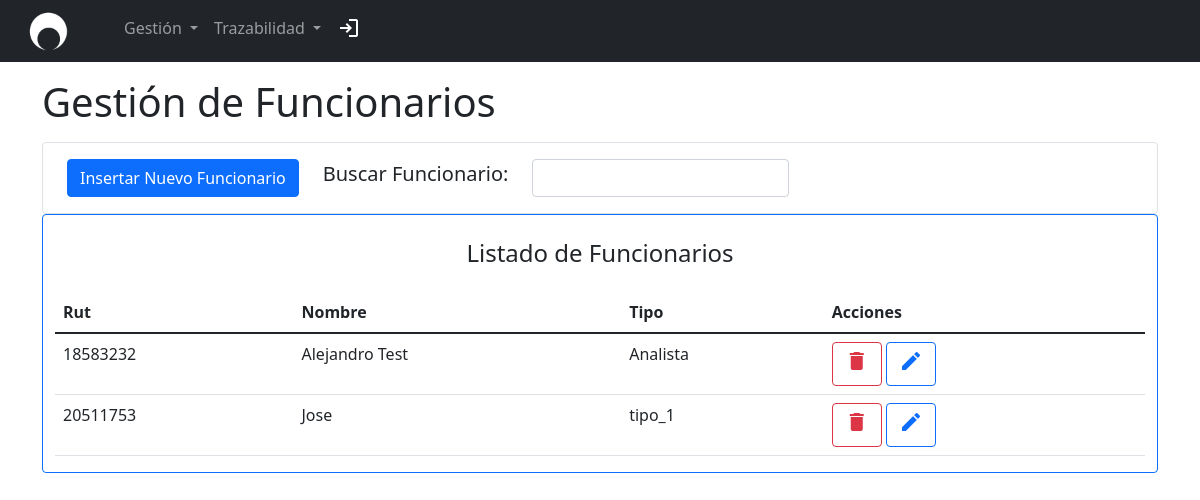
/prueba.php?p=gestion_funcionarios/gestion_funcionarios (signed in), run on the app's committed database.
### tables this page shows
CREATE TABLE `funcionarios` (
  `RUT_FUNCIONARIO` int(11) NOT NULL,
  `NOMBRE_FUNCIONARIO` varchar(30) DEFAULT NULL,
  `TIPO` varchar(30) DEFAULT NULL
);

### view/partials/gestion_funcionarios/gestion_funcionarios.php (the view, shortened to what this page needs)
<?php
require('conexion.php');
?>
<body>
    <div class="container-sm align-items-center">
        <h1 class="my-3">Gestión de Funcionarios</h1>
        <div class="container-sm d-flex align-items-center border border-primary-2 rounded py-3">
            <div class="container aling-self-center">
                <div class="row row-cols-auto d-flex align-items-center">
                    <div class="col">
                        <button type="button" class="btn btn-primary" data-bs-toggle="modal" data-bs-target="#insertarFuncionario">
                            Insertar Nuevo Funcionario
                        </button>
                    </div>
                    <div class="col">
                        <h5>Buscar Funcionario:</h5>
                    </div>
                    <div class="col">
                        <input type="text" class="form-control" aria-label="Busqueda por Parametros">
                    </div>
                </div>
            </div>
        </div>
        <div class="container-xl d-flex flex-column border border-primary rounded">
            <div class="align-self-center">
                <h4 class="my-4 ">Listado de Funcionarios</h4>
            </div>
            <div class="table-responsive caption-top overflow-auto">
                <table class="table" id="infoEquipo">
                    <thead>
                        <tr>
                            <th scope="col">Rut</th>
                            <th scope="col">Nombre</th>
                            <th scope="col">Tipo</th>
                            <th scope="col">Acciones</th>
                        </tr>
                    </thead>
                    <tbody>
                        <?php
                        $consulta = "SELECT * FROM funcionarios;";
                        $resultado = mysqli_query($conexion, $consulta);
                        while ($row = mysqli_fetch_assoc($resultado)) {
                            $rut = $row["RUT_FUNCIONARIO"];
                            $nombre = $row["NOMBRE_FUNCIONARIO"];
                            $tipo = $row["TIPO"];
                            echo "<tr>";
                            echo "<td>" . $rut . "</td>";
                            echo  "<td>" . $nombre . "</td>";
                            echo  "<td>" . $tipo . "</td>";
                            echo '<td> <button type="button" class="btn btn-outline-danger" data-bs-toggle="modal" data-bs-target="#confirmacionEliminar" data-bs-whatever="' . $rut . '" ><span class="material-icons">delete</span></button>
                            <button type="button" class="btn btn-outline-primary" data-bs-toggle="modal" data-bs-target="#modificarFuncionario" data-bs-whatever="' . $rut . '"> <span class="material-icons">edit</span> </button>';
                            echo '</tr>';
                        }
                        ?>
                    </tbody>
                </table>
            </div>
        </div>
    </div>
</body>
</html>

### data on the page
funcionarios: RUT_FUNCIONARIO "18583232", NOMBRE_FUNCIONARIO "Alejandro Test", TIPO "Analista"
funcionarios: RUT_FUNCIONARIO "20511753", NOMBRE_FUNCIONARIO "Jose", TIPO "tipo_1"
